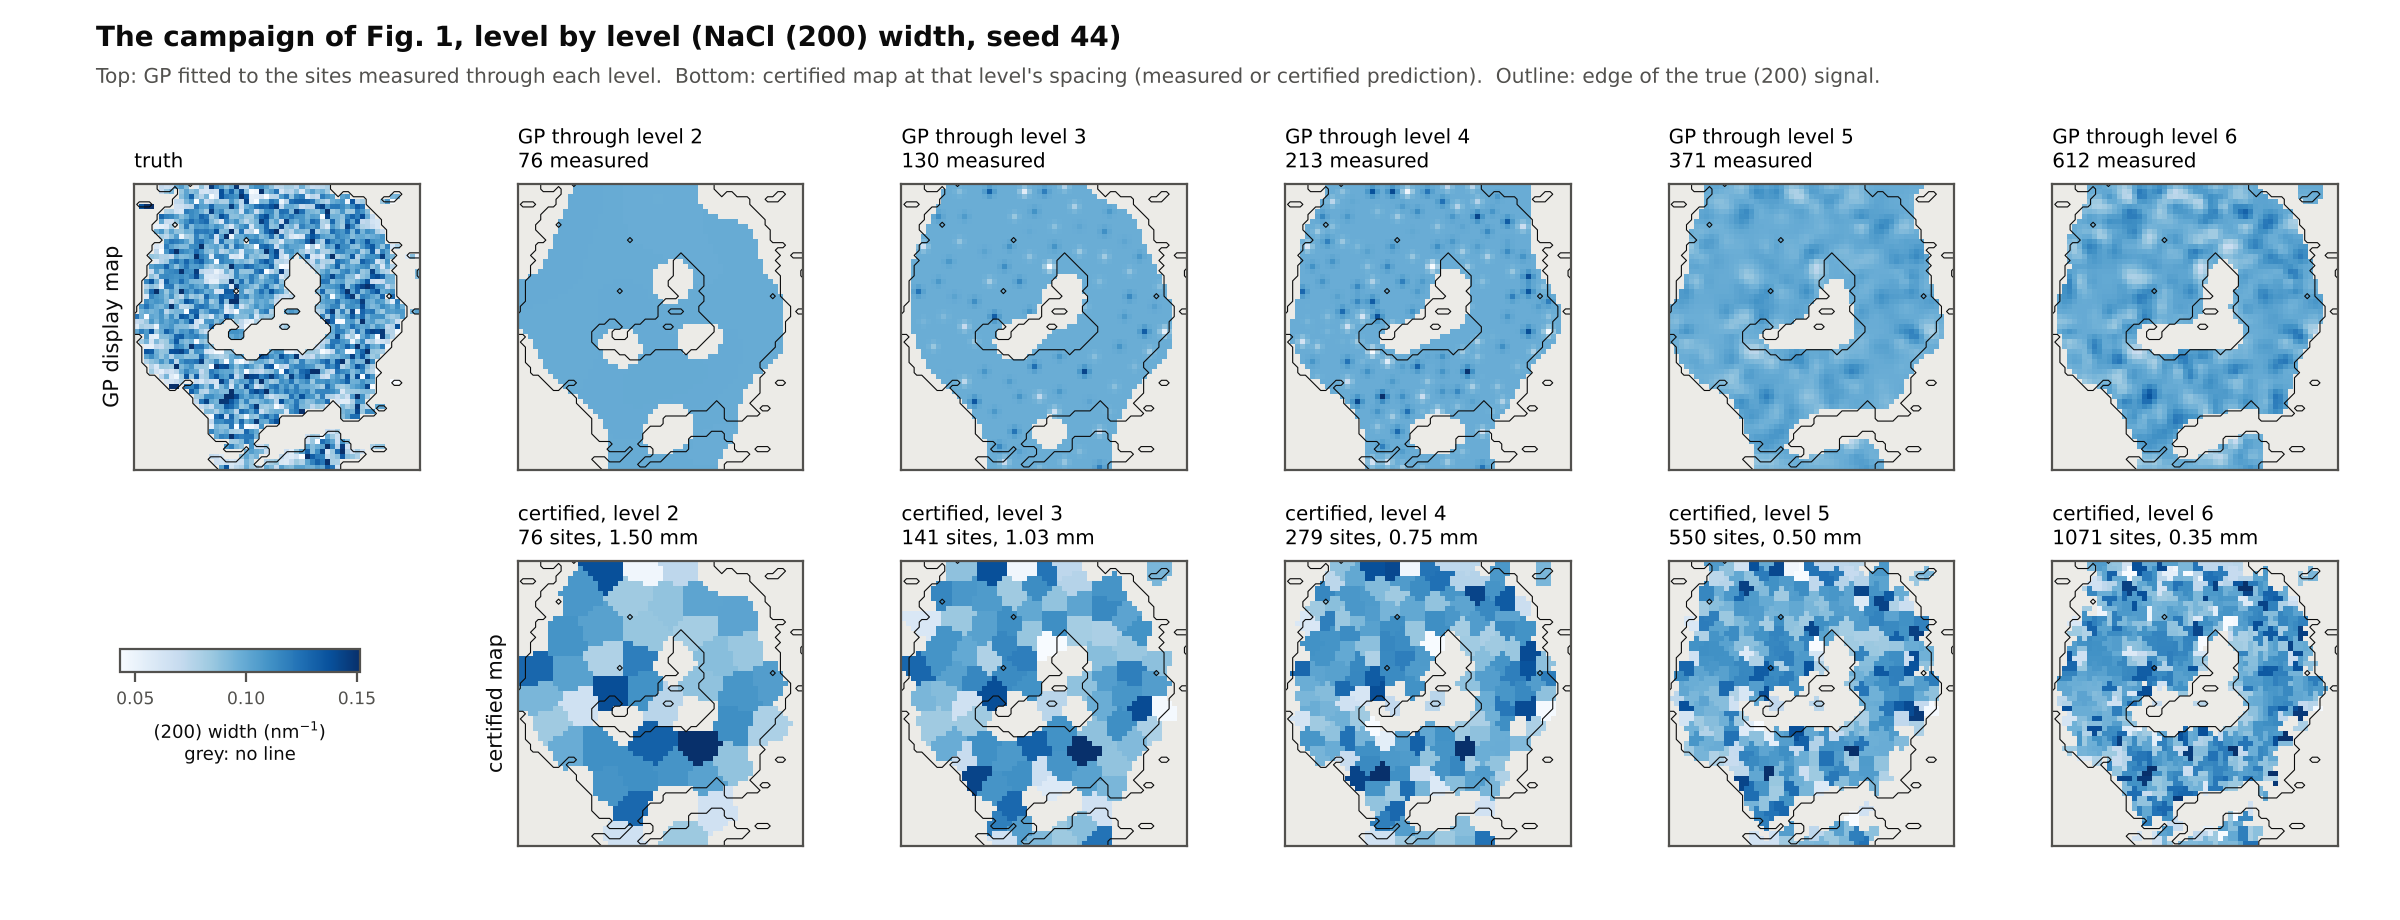

Write Python code to recreate this figure.
"""
Level by level, the campaign of Fig. 1 (NaCl (200) width, seed 44). Top: a GP fitted to every site
measured through level L (width where the line is present, a second GP on presence). Bottom: the certified
map at the spacing of level L, filled by nearest design site of levels <= L: measured widths, decision-time
predictions where skipped as predictable, grey where no line or certified as not of interest.
Exploratory figure, not in the manuscript.

    python manuscript/figures/fig_hook_levels.py
"""
from __future__ import annotations

import sys
from pathlib import Path

import matplotlib.pyplot as plt
import numpy as np
from matplotlib.colors import ListedColormap
from scipy.spatial import cKDTree

FIG = Path(__file__).resolve().parent
sys.path.insert(0, str(FIG))
from fig_hook import ROOT, ROW, SEED, INK, INK2, final_map  # noqa: E402
from fig_datasets import nacl_fwhm  # noqa: E402
from experiments.record import OUT as REC, REASONS, build  # noqa: E402


def main(noise=True):
    plt.rcParams.update({"font.family": "DejaVu Sans", "font.size": 8, "axes.edgecolor": INK2,
                         "xtick.color": INK2, "ytick.color": INK2})
    z = np.load(REC / ROW / "sites.npz")
    i = int(np.flatnonzero(z["seeds"] == SEED)[0])
    ds, _, _ = build(ROW, SEED, {})
    xy = np.asarray(ds.meta["xy_mm"], float)[z["site_index"]]
    lv = np.asarray(z["levels"])
    reason = np.array(REASONS)[z["reason"][i]]
    measured, skipped = z["measured"][i].astype(bool), z["skipped"][i].astype(bool)
    e = np.load(ROOT / "results" / "hook" / "errors_s044.npz")

    img, pres, (xs, ys), _, _ = nacl_fwhm()
    ext = (xs[0], xs[-1], ys[0], ys[-1])
    XX, YY = np.meshgrid(xs, ys)
    Q = np.c_[XX.ravel(), YY.ravel()]
    ixs = np.searchsorted(xs, xy[:, 0].round(4).clip(xs[0], xs[-1]))
    iys = np.searchsorted(ys, xy[:, 1].round(4).clip(ys[0], ys[-1]))
    w_site, p_site = img[iys, ixs], pres[iys, ixs]
    nat_all = np.where(measured & p_site, w_site, np.nan)
    pr = skipped & (reason == "interpolable") & e["has_hat"]
    nat_all[pr] = e["fwhm_hat"][pr]

    wlo, whi = np.nanpercentile(img, 2), np.nanpercentile(img, 98)
    grey = ListedColormap(["#ecebe7"])
    Ls = list(range(2, int(lv.max()) + 1))
    fig, axs = plt.subplots(2, len(Ls) + 1, figsize=(2.0 * (len(Ls) + 1), 4.6), facecolor="white",
                            gridspec_kw=dict(left=0.04, right=0.99, top=0.80, bottom=0.08, wspace=0.06, hspace=0.32))

    def show(ax, w, p, title):
        ax.imshow(np.where(p, np.nan, 0.0), origin="lower", cmap=grey, extent=ext)
        im = ax.imshow(np.where(p, w, np.nan), origin="lower", cmap="Blues", vmin=wlo, vmax=whi, extent=ext,
                       interpolation="nearest")
        ax.contour(XX, YY, pres.astype(float), levels=[0.5], colors=INK, linewidths=0.4)
        ax.set_title(title, fontsize=7.2, loc="left")
        ax.set_xticks([]); ax.set_yticks([])
        return im

    im = show(axs[0, 0], img, pres, "truth")
    axs[1, 0].axis("off")
    rows = []
    for k, L in enumerate(Ls, start=1):
        upto = lv <= L
        m = measured & upto
        gw, gp, kern = final_map(xy[m], w_site[m], p_site[m], XX, YY, noise=noise)
        d, _ = cKDTree(xy[upto]).query(xy[upto], k=2)
        sp = np.median(d[:, 1])
        show(axs[0, k], gw, gp, f"GP through level {L}\n{int(m.sum())} measured")
        _, nn = cKDTree(xy[upto]).query(Q)
        nat = nat_all[upto][nn].reshape(XX.shape)
        show(axs[1, k], nat, np.isfinite(nat), f"certified, level {L}\n{int(upto.sum())} sites, {sp:.2f} mm")
        rows.append((L, int(m.sum()), int(upto.sum()), round(sp, 2), kern[0]))
    axs[0, 0].set_ylabel("GP display map", fontsize=7.5)
    axs[1, 1].set_ylabel("certified map", fontsize=7.5)
    cax = fig.add_axes([0.05, 0.27, 0.10, 0.025])
    cb = fig.colorbar(im, cax=cax, orientation="horizontal")
    cb.ax.tick_params(labelsize=6.2)
    cb.set_label("(200) width (nm$^{-1}$)\ngrey: no line", fontsize=6.5)
    fig.text(0.04, 0.95, "The campaign of Fig. 1, level by level (NaCl (200) width, seed 44)"
             + ("" if noise else "; GP without a noise term"), fontsize=10,
             fontweight="bold", color=INK)
    fig.text(0.04, 0.91, "Top: GP fitted to the sites measured through each level.  Bottom: certified map at that "
             "level's spacing (measured or certified prediction).  Outline: edge of the true (200) signal.",
             fontsize=7.3, color=INK2)
    fig.savefig(FIG / ("fig_hook_levels.png" if noise else "fig_hook_levels_nonoise.png"), dpi=200)
    for r in rows:
        print(r)


if __name__ == "__main__":
    main(noise="--no-noise" not in sys.argv)
